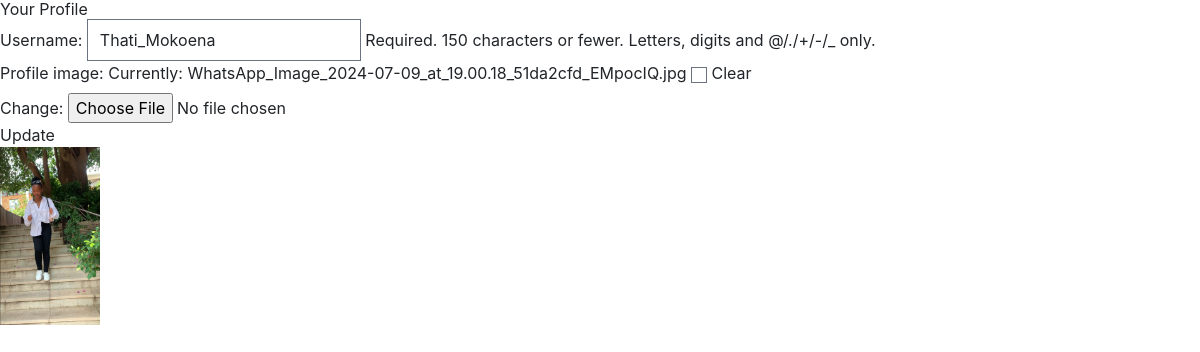
The app's page /profile (signed in), older data.
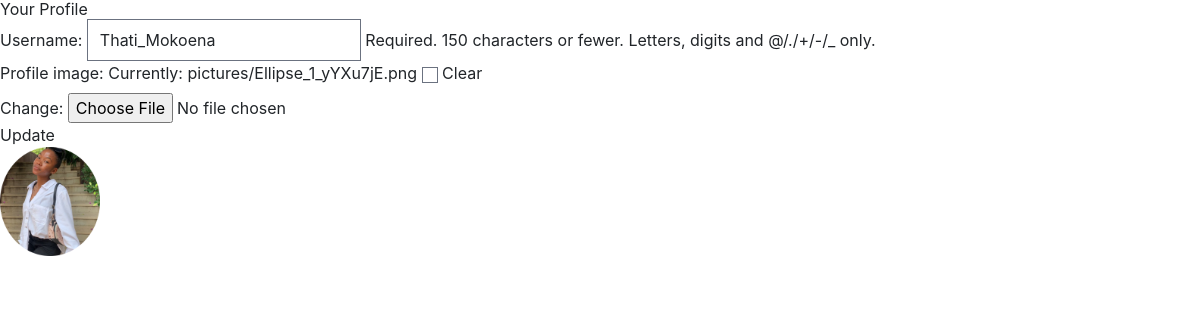
The same page, newer data.
### mail/models.py (models this page shows, shortened)
class User(AbstractUser):
    pass

class Profile(models.Model):
    user = models.OneToOneField(User, on_delete=models.CASCADE)
    profile_image = models.ImageField(upload_to='pictures/', null=True, blank=True)

### mail/views.py (the view)
# urls.py: path("profile", views.profile, name="profile"),
@login_required
def profile(request):
    if request.method == 'POST':
        u_form = UserUpdateForm(request.POST, instance=request.user)
        p_form = ProfileForm(request.POST, request.FILES, instance=request.user.profile)
        if u_form.is_valid() and p_form.is_valid():
            u_form.save()
            p_form.save()
            return redirect('profile')
    else:
        u_form = UserUpdateForm(instance=request.user)
        p_form = ProfileForm(instance=request.user.profile)
    context = {
        'u_form': u_form,
        'p_form': p_form
    }
    return render(request, 'mail/profile.html', context)

### mail/forms.py
class UserUpdateForm(forms.ModelForm):
    class Meta:
        model = User
        fields = ['username']

class ProfileForm(forms.ModelForm):
    class Meta:
        model = Profile
        fields = ['profile_image']

### mail/templates/mail/profile.html (shortened to what this page needs)
{% extends "mail/layout.html" %}
{% block body %}
<h2>Your Profile</h2>
<form method="POST" enctype="multipart/form-data">
  {{ u_form.as_p }}
  {{ p_form.as_p }}
  <button type="submit">Update</button>
</form>
{% if user.profile.profile_image %}
<img width="100px" src="{{ user.profile.profile_image.url }}" alt="Profile Picture">
{% else %}
<p>No profile picture uploaded.</p>
{% endif %}
{% endblock %}

### mail/templates/mail/layout.html (shortened to what this page needs)
{% load static tailwind_tags %}
{% load static %}
<!DOCTYPE html>
<html lang="en">
<head>
    <link rel="stylesheet" href="https://stackpath.bootstrapcdn.com/bootstrap/4.4.1/css/bootstrap.min.css"
>
    <link rel="stylesheet" href="{% static 'mail/styles.css' %}">
    {% tailwind_css %}
</head>
<body class="padding">
    <div>
        {% block body %}
        {% endblock %}
    </div>
</body>
</html>

### mail/static/mail/styles.css (style rules this page uses)
.padding { padding: 50px; }

### mail/templates/mail/layout.html (style rules this page uses)
.padding { padding: 20px; padding-left: 0px; padding-top: 0px; padding-bottom: 0px; }

Row changes from the older to the newer data that the page shows:
changed User "Thati_Mokoena": profile.profile_image: a different picture
Text that changed along with them:
text no longer shown: "Profile image: Currently: WhatsApp_Image_2024-07-09_at_19.00.18_51da2cfd_EMpocIQ.jpg Clear Change:"
text now shown: "Profile image: Currently: pictures/Ellipse_1_yYXu7jE.png Clear Change:"
